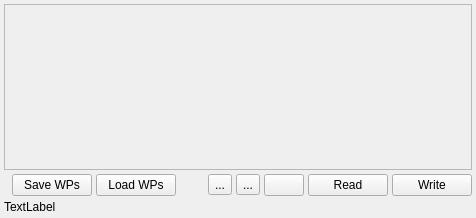
<?xml version="1.0" encoding="UTF-8"?>
<ui version="4.0">
 <class>WaypointList</class>
 <widget class="QWidget" name="WaypointList">
  <property name="geometry">
   <rect>
    <x>0</x>
    <y>0</y>
    <width>476</width>
    <height>218</height>
   </rect>
  </property>
  <property name="minimumSize">
   <size>
    <width>100</width>
    <height>120</height>
   </size>
  </property>
  <property name="windowTitle">
   <string>Form</string>
  </property>
  <layout class="QGridLayout" name="gridLayout" rowstretch="100,0,0,0">
   <property name="margin">
    <number>4</number>
   </property>
   <property name="spacing">
    <number>4</number>
   </property>
   <item row="0" column="0" colspan="10">
    <widget class="QScrollArea" name="scrollArea">
     <property name="widgetResizable">
      <bool>true</bool>
     </property>
     <widget class="QWidget" name="scrollAreaWidgetContents">
      <property name="geometry">
       <rect>
        <x>0</x>
        <y>0</y>
        <width>466</width>
        <height>163</height>
       </rect>
      </property>
      <layout class="QHBoxLayout" name="horizontalLayout">
       <property name="spacing">
        <number>0</number>
       </property>
       <property name="margin">
        <number>4</number>
       </property>
       <item>
        <widget class="QWidget" name="listWidget" native="true"/>
       </item>
      </layout>
     </widget>
    </widget>
   </item>
   <item row="2" column="8">
    <widget class="QPushButton" name="readButton">
     <property name="text">
      <string>Read</string>
     </property>
     <property name="icon">
      <iconset resource="../../mavground.qrc">
       <normaloff>:/images/status/software-update-available.svg</normaloff>:/images/status/software-update-available.svg</iconset>
     </property>
    </widget>
   </item>
   <item row="2" column="9">
    <widget class="QPushButton" name="transmitButton">
     <property name="text">
      <string>Write</string>
     </property>
     <property name="icon">
      <iconset resource="../../mavground.qrc">
       <normaloff>:/images/devices/network-wireless.svg</normaloff>:/images/devices/network-wireless.svg</iconset>
     </property>
    </widget>
   </item>
   <item row="3" column="0" colspan="10">
    <widget class="QLabel" name="statusLabel">
     <property name="text">
      <string>TextLabel</string>
     </property>
    </widget>
   </item>
   <item row="2" column="6">
    <widget class="QToolButton" name="addButton">
     <property name="text">
      <string>...</string>
     </property>
     <property name="icon">
      <iconset resource="../../mavground.qrc">
       <normaloff>:/images/actions/list-add.svg</normaloff>:/images/actions/list-add.svg</iconset>
     </property>
    </widget>
   </item>
   <item row="2" column="3">
    <widget class="QPushButton" name="loadButton">
     <property name="text">
      <string>Load WPs</string>
     </property>
    </widget>
   </item>
   <item row="2" column="2">
    <widget class="QPushButton" name="saveButton">
     <property name="text">
      <string>Save WPs</string>
     </property>
    </widget>
   </item>
   <item row="2" column="4">
    <spacer name="horizontalSpacer">
     <property name="orientation">
      <enum>Qt::Horizontal</enum>
     </property>
     <property name="sizeHint" stdset="0">
      <size>
       <width>127</width>
       <height>20</height>
      </size>
     </property>
    </spacer>
   </item>
   <item row="2" column="5">
    <widget class="QToolButton" name="positionAddButton">
     <property name="toolTip">
      <string>Set the current vehicle position as new waypoint</string>
     </property>
     <property name="text">
      <string>...</string>
     </property>
     <property name="icon">
      <iconset resource="../../mavground.qrc">
       <normaloff>:/images/actions/go-bottom.svg</normaloff>:/images/actions/go-bottom.svg</iconset>
     </property>
    </widget>
   </item>
   <item row="2" column="7">
    <widget class="QPushButton" name="clearWPListButton">
     <property name="text">
      <string/>
     </property>
     <property name="icon">
      <iconset resource="../../mavground.qrc">
       <normaloff>:/images/actions/process-stop.svg</normaloff>:/images/actions/process-stop.svg</iconset>
     </property>
    </widget>
   </item>
  </layout>
  <action name="actionAddWaypoint">
   <property name="icon">
    <iconset resource="../../mavground.qrc">
     <normaloff>:/images/actions/list-add.svg</normaloff>:/images/actions/list-add.svg</iconset>
   </property>
   <property name="text">
    <string>Add Waypoint</string>
   </property>
   <property name="toolTip">
    <string>Add a new waypoint to the end of the list</string>
   </property>
  </action>
  <action name="actionTransmit">
   <property name="icon">
    <iconset resource="../../mavground.qrc">
     <normaloff>:/images/devices/network-wireless.svg</normaloff>:/images/devices/network-wireless.svg</iconset>
   </property>
   <property name="text">
    <string>Transmit</string>
   </property>
   <property name="toolTip">
    <string>Transmit waypoints to unmanned system</string>
   </property>
  </action>
  <action name="actionRead">
   <property name="icon">
    <iconset resource="../../mavground.qrc">
     <normaloff>:/images/status/software-update-available.svg</normaloff>:/images/status/software-update-available.svg</iconset>
   </property>
   <property name="text">
    <string>Read</string>
   </property>
  </action>
 </widget>
 <resources>
  <include location="../../mavground.qrc"/>
 </resources>
 <connections/>
</ui>
